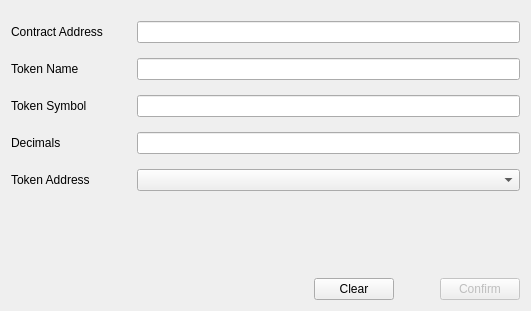
<?xml version="1.0" encoding="UTF-8"?>
<ui version="4.0">
 <class>AddTokenPage</class>
 <widget class="QWidget" name="AddTokenPage">
  <property name="geometry">
   <rect>
    <x>0</x>
    <y>0</y>
    <width>531</width>
    <height>311</height>
   </rect>
  </property>
  <property name="windowTitle">
   <string>Form</string>
  </property>
  <layout class="QVBoxLayout" name="verticalLayout">
   <item>
    <spacer name="verticalSpacer_2">
     <property name="orientation">
      <enum>Qt::Vertical</enum>
     </property>
     <property name="sizeType">
      <enum>QSizePolicy::Fixed</enum>
     </property>
     <property name="sizeHint" stdset="0">
      <size>
       <width>20</width>
       <height>10</height>
      </size>
     </property>
    </spacer>
   </item>
   <item>
    <layout class="QGridLayout" name="gridLayout">
     <property name="verticalSpacing">
      <number>15</number>
     </property>
     <item row="2" column="0">
      <widget class="QLabel" name="labelTokenSymbol">
       <property name="minimumSize">
        <size>
         <width>120</width>
         <height>0</height>
        </size>
       </property>
       <property name="text">
        <string>Token Symbol</string>
       </property>
      </widget>
     </item>
     <item row="3" column="1">
      <widget class="QLineEdit" name="lineEditDecimals">
       <property name="alignment">
        <set>Qt::AlignCenter</set>
       </property>
       <property name="readOnly">
        <bool>true</bool>
       </property>
      </widget>
     </item>
     <item row="3" column="0">
      <widget class="QLabel" name="labelDecimals">
       <property name="minimumSize">
        <size>
         <width>120</width>
         <height>0</height>
        </size>
       </property>
       <property name="text">
        <string>Decimals</string>
       </property>
      </widget>
     </item>
     <item row="1" column="1">
      <widget class="QLineEdit" name="lineEditTokenName">
       <property name="alignment">
        <set>Qt::AlignCenter</set>
       </property>
       <property name="readOnly">
        <bool>false</bool>
       </property>
      </widget>
     </item>
     <item row="0" column="0">
      <widget class="QLabel" name="labelContractAddress">
       <property name="minimumSize">
        <size>
         <width>120</width>
         <height>0</height>
        </size>
       </property>
       <property name="text">
        <string>Contract Address</string>
       </property>
      </widget>
     </item>
     <item row="2" column="1">
      <widget class="QLineEdit" name="lineEditTokenSymbol">
       <property name="alignment">
        <set>Qt::AlignCenter</set>
       </property>
       <property name="readOnly">
        <bool>false</bool>
       </property>
      </widget>
     </item>
     <item row="1" column="0">
      <widget class="QLabel" name="labelTokenName">
       <property name="minimumSize">
        <size>
         <width>120</width>
         <height>0</height>
        </size>
       </property>
       <property name="text">
        <string>Token Name</string>
       </property>
      </widget>
     </item>
     <item row="0" column="1">
      <widget class="QLineEdit" name="lineEditContractAddress">
       <property name="alignment">
        <set>Qt::AlignCenter</set>
       </property>
      </widget>
     </item>
     <item row="4" column="1">
      <layout class="QVBoxLayout" name="verticalLayout_2">
       <item>
        <widget class="AddressField" name="lineEditSenderAddress"/>
       </item>
       <item>
        <widget class="QLabel" name="labelDescription">
         <property name="sizePolicy">
          <sizepolicy hsizetype="Preferred" vsizetype="Preferred">
           <horstretch>0</horstretch>
           <verstretch>0</verstretch>
          </sizepolicy>
         </property>
         <property name="text">
          <string/>
         </property>
         <property name="alignment">
          <set>Qt::AlignLeading|Qt::AlignLeft|Qt::AlignVCenter</set>
         </property>
         <property name="wordWrap">
          <bool>true</bool>
         </property>
        </widget>
       </item>
      </layout>
     </item>
     <item row="4" column="0">
      <layout class="QVBoxLayout" name="verticalLayout_3">
       <item>
        <widget class="QLabel" name="label">
         <property name="minimumSize">
          <size>
           <width>120</width>
           <height>0</height>
          </size>
         </property>
         <property name="text">
          <string>Token Address</string>
         </property>
        </widget>
       </item>
       <item>
        <widget class="QLabel" name="labelSpacer">
         <property name="sizePolicy">
          <sizepolicy hsizetype="Preferred" vsizetype="Fixed">
           <horstretch>0</horstretch>
           <verstretch>0</verstretch>
          </sizepolicy>
         </property>
         <property name="text">
          <string/>
         </property>
        </widget>
       </item>
      </layout>
     </item>
    </layout>
   </item>
   <item>
    <spacer name="verticalSpacer">
     <property name="orientation">
      <enum>Qt::Vertical</enum>
     </property>
     <property name="sizeHint" stdset="0">
      <size>
       <width>20</width>
       <height>40</height>
      </size>
     </property>
    </spacer>
   </item>
   <item>
    <layout class="QHBoxLayout" name="horizontalLayout">
     <property name="rightMargin">
      <number>0</number>
     </property>
     <item>
      <spacer name="horizontalSpacer">
       <property name="orientation">
        <enum>Qt::Horizontal</enum>
       </property>
       <property name="sizeHint" stdset="0">
        <size>
         <width>40</width>
         <height>20</height>
        </size>
       </property>
      </spacer>
     </item>
     <item>
      <widget class="QPushButton" name="clearButton">
       <property name="text">
        <string>Clear</string>
       </property>
      </widget>
     </item>
     <item>
      <spacer name="horizontalSpacer_3">
       <property name="orientation">
        <enum>Qt::Horizontal</enum>
       </property>
       <property name="sizeType">
        <enum>QSizePolicy::Fixed</enum>
       </property>
       <property name="sizeHint" stdset="0">
        <size>
         <width>40</width>
         <height>20</height>
        </size>
       </property>
      </spacer>
     </item>
     <item>
      <widget class="QPushButton" name="confirmButton">
       <property name="enabled">
        <bool>false</bool>
       </property>
       <property name="text">
        <string>Confirm</string>
       </property>
      </widget>
     </item>
    </layout>
   </item>
  </layout>
 </widget>
 <customwidgets>
  <customwidget>
   <class>AddressField</class>
   <extends>QComboBox</extends>
   <header>qt/addressfield.h</header>
  </customwidget>
 </customwidgets>
 <resources/>
 <connections/>
</ui>
